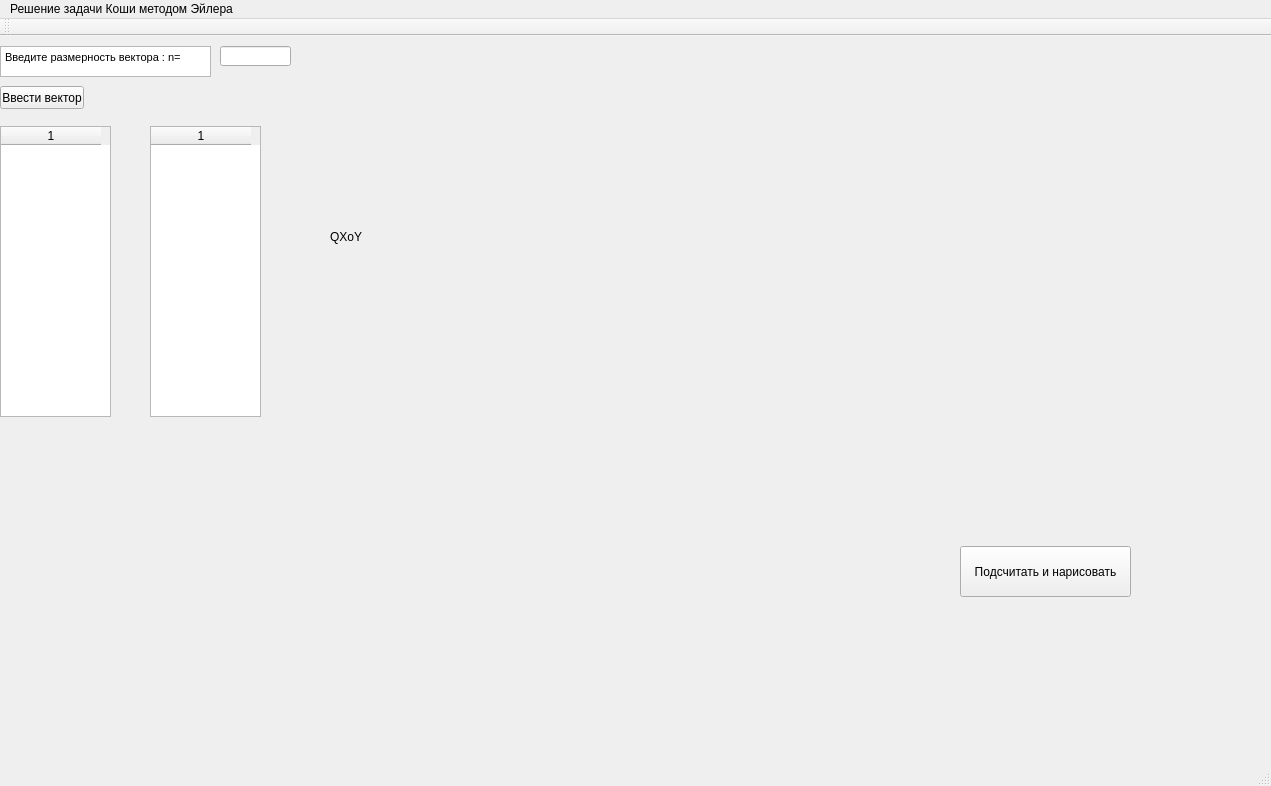
<?xml version="1.0" encoding="UTF-8"?>
<ui version="4.0">
 <class>MainWindow</class>
 <widget class="QMainWindow" name="MainWindow">
  <property name="geometry">
   <rect>
    <x>0</x>
    <y>0</y>
    <width>1271</width>
    <height>786</height>
   </rect>
  </property>
  <property name="windowTitle">
   <string>MainWindow</string>
  </property>
  <widget class="QWidget" name="centralWidget">
   <widget class="QLabel" name="label">
    <property name="geometry">
     <rect>
      <x>330</x>
      <y>0</y>
      <width>701</width>
      <height>401</height>
     </rect>
    </property>
    <property name="contextMenuPolicy">
     <enum>Qt::NoContextMenu</enum>
    </property>
    <property name="text">
     <string>QXoY</string>
    </property>
   </widget>
   <widget class="QTableWidget" name="tableWidget">
    <property name="geometry">
     <rect>
      <x>0</x>
      <y>90</y>
      <width>111</width>
      <height>291</height>
     </rect>
    </property>
    <property name="rowCount">
     <number>0</number>
    </property>
    <property name="columnCount">
     <number>1</number>
    </property>
    <column/>
   </widget>
   <widget class="QPushButton" name="pushButton_2">
    <property name="geometry">
     <rect>
      <x>960</x>
      <y>510</y>
      <width>171</width>
      <height>51</height>
     </rect>
    </property>
    <property name="text">
     <string>Подсчитать и нарисовать</string>
    </property>
   </widget>
   <widget class="QLineEdit" name="lineEdit">
    <property name="geometry">
     <rect>
      <x>220</x>
      <y>10</y>
      <width>71</width>
      <height>20</height>
     </rect>
    </property>
   </widget>
   <widget class="QTextEdit" name="textEdit">
    <property name="geometry">
     <rect>
      <x>0</x>
      <y>10</y>
      <width>211</width>
      <height>31</height>
     </rect>
    </property>
    <property name="html">
     <string>&lt;!DOCTYPE HTML PUBLIC &quot;-//W3C//DTD HTML 4.0//EN&quot; &quot;http://www.w3.org/TR/REC-html40/strict.dtd&quot;&gt;
&lt;html&gt;&lt;head&gt;&lt;meta name=&quot;qrichtext&quot; content=&quot;1&quot; /&gt;&lt;style type=&quot;text/css&quot;&gt;
p, li { white-space: pre-wrap; }
&lt;/style&gt;&lt;/head&gt;&lt;body style=&quot; font-family:'MS Shell Dlg 2'; font-size:8.25pt; font-weight:400; font-style:normal;&quot;&gt;
&lt;p style=&quot; margin-top:0px; margin-bottom:0px; margin-left:0px; margin-right:0px; -qt-block-indent:0; text-indent:0px;&quot;&gt;&lt;span style=&quot; font-size:8pt;&quot;&gt;Введите размерность вектора : n=&lt;/span&gt;&lt;/p&gt;&lt;/body&gt;&lt;/html&gt;</string>
    </property>
   </widget>
   <widget class="QPushButton" name="pushButton_3">
    <property name="geometry">
     <rect>
      <x>0</x>
      <y>50</y>
      <width>84</width>
      <height>23</height>
     </rect>
    </property>
    <property name="text">
     <string>Ввести вектор</string>
    </property>
   </widget>
   <widget class="QTableWidget" name="tableWidget_2">
    <property name="geometry">
     <rect>
      <x>150</x>
      <y>90</y>
      <width>111</width>
      <height>291</height>
     </rect>
    </property>
    <property name="rowCount">
     <number>0</number>
    </property>
    <property name="columnCount">
     <number>1</number>
    </property>
    <column/>
   </widget>
  </widget>
  <widget class="QMenuBar" name="menuBar">
   <property name="geometry">
    <rect>
     <x>0</x>
     <y>0</y>
     <width>1271</width>
     <height>20</height>
    </rect>
   </property>
   <widget class="QMenu" name="menu">
    <property name="title">
     <string>Решение задачи Коши методом Эйлера</string>
    </property>
    <addaction name="separator"/>
   </widget>
   <addaction name="menu"/>
  </widget>
  <widget class="QToolBar" name="mainToolBar">
   <attribute name="toolBarArea">
    <enum>TopToolBarArea</enum>
   </attribute>
   <attribute name="toolBarBreak">
    <bool>false</bool>
   </attribute>
  </widget>
  <widget class="QStatusBar" name="statusBar"/>
 </widget>
 <layoutdefault spacing="6" margin="11"/>
 <resources/>
 <connections>
  <connection>
   <sender>MainWindow</sender>
   <signal>iconSizeChanged(QSize)</signal>
   <receiver>pushButton_2</receiver>
   <slot>click()</slot>
   <hints>
    <hint type="sourcelabel">
     <x>72</x>
     <y>239</y>
    </hint>
    <hint type="destinationlabel">
     <x>999</x>
     <y>594</y>
    </hint>
   </hints>
  </connection>
  <connection>
   <sender>pushButton_2</sender>
   <signal>clicked()</signal>
   <receiver>MainWindow</receiver>
   <slot>The_Slot()</slot>
   <hints>
    <hint type="sourcelabel">
     <x>1028</x>
     <y>594</y>
    </hint>
    <hint type="destinationlabel">
     <x>88</x>
     <y>420</y>
    </hint>
   </hints>
  </connection>
  <connection>
   <sender>pushButton_3</sender>
   <signal>clicked()</signal>
   <receiver>MainWindow</receiver>
   <slot>The_Slot2()</slot>
   <hints>
    <hint type="sourcelabel">
     <x>101</x>
     <y>95</y>
    </hint>
    <hint type="destinationlabel">
     <x>635</x>
     <y>392</y>
    </hint>
   </hints>
  </connection>
 </connections>
 <slots>
  <slot>Paint()</slot>
  <slot>The_Slot()</slot>
  <slot>The_Slot2()</slot>
 </slots>
</ui>
